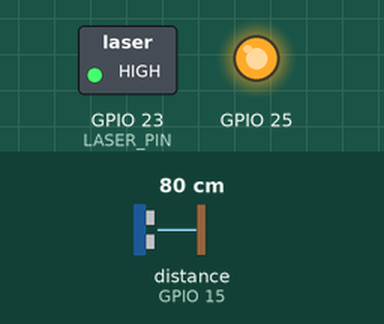
The sketch below on a simulated ESP32. On the bench: switched loads named in the sketch (green lamp = pin HIGH), output pins drawn as LEDs (lit = HIGH). The inputs (shaded band) are chosen by the test bench; at power-on: distance to the obstacle (sensor on GPIO 15) 80 cm. The echo pulse lasts 58.3 µs per cm; what the sketch prints to the serial monitor is not drawn.

Above: at 1.2 s.
1.3 s: distance to the obstacle (sensor on GPIO 15) set to 6 cm
2.8 s: distance to the obstacle (sensor on GPIO 15) set to 3 cm
At 3.7 s:
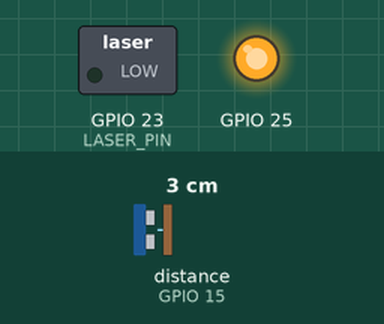
4.3 s: distance to the obstacle (sensor on GPIO 15) set to 18 cm
At 5.0 s:
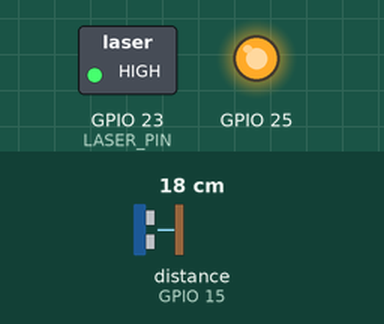
5.8 s: distance to the obstacle (sensor on GPIO 15) set to 2 cm
At 7.2 s:
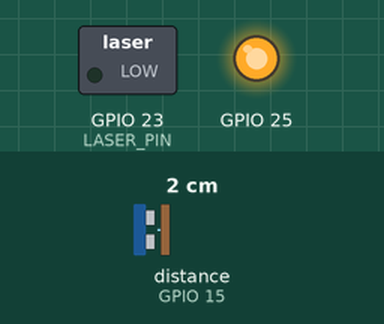
Timing chart, 0 to 8.8 s (numbered marks = the images above; inputs shaded):
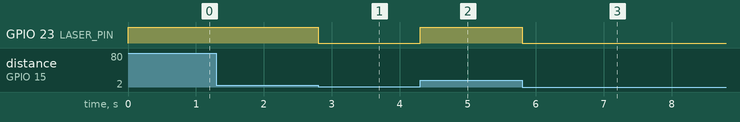

Measured:
- the behaviour switches between 5 and 4 cm on distance to the obstacle (sensor on GPIO 15) (found by bisection; images 0 and 1)
- after the input at 2.8 s, GPIO 23 (LASER_PIN): HIGH → LOW at once
- after the input at 4.3 s, GPIO 23 (LASER_PIN): LOW → HIGH at once
- after the input at 5.8 s, GPIO 23 (LASER_PIN): HIGH → LOW at once

The sketch:

bsds.ino
```cpp
//including libraries required
#include "heltec.h"
#include "NewPing.h"

// Plugging HC-SR04 with Trig to Heltec Pin 2, Echo to Heltec pin 15
#define TRIGGER_PIN 2
#define ECHO_PIN 15

// Plugging LASER signal pin to Heltec Pin 23
#define LASER_PIN 23

// Maximum distance we want to ping for (in centimeters).
#define MAX_DISTANCE 150

// NewPing setup of pins and maximum distance.
NewPing sonar(TRIGGER_PIN, ECHO_PIN, MAX_DISTANCE);

void setup() {
	Serial.begin(115200);
  pinMode(LED,OUTPUT);
	digitalWrite(LED,HIGH);
  pinMode(LASER_PIN,OUTPUT);
  Heltec.begin(false /*DisplayEnable Enable*/, false /*LoRa Enable*/, true /*Serial Enable*/);
}

void loop() {
	int distance = sonar.ping_cm();
  if(distance >= 5 && distance<=100){
    //Serial.println("Short Range");
    digitalWrite(LASER_PIN,HIGH);
  }
   else {
    digitalWrite(LASER_PIN,LOW);
  }
  Serial.print("Distance:");
	Serial.print(sonar.ping_cm());
	Serial.println(" cm");
	//delay(500);
}
```
